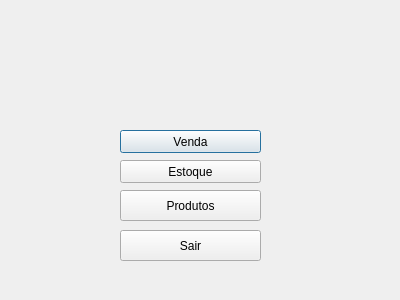
<?xml version="1.0" encoding="UTF-8"?>
<ui version="4.0">
 <class>gerenciamento</class>
 <widget class="QDialog" name="gerenciamento">
  <property name="geometry">
   <rect>
    <x>0</x>
    <y>0</y>
    <width>400</width>
    <height>300</height>
   </rect>
  </property>
  <property name="windowTitle">
   <string>Dialog</string>
  </property>
  <widget class="QPushButton" name="pushButton">
   <property name="geometry">
    <rect>
     <x>120</x>
     <y>130</y>
     <width>141</width>
     <height>23</height>
    </rect>
   </property>
   <property name="text">
    <string>Venda</string>
   </property>
  </widget>
  <widget class="QPushButton" name="pushButton_2">
   <property name="geometry">
    <rect>
     <x>120</x>
     <y>160</y>
     <width>141</width>
     <height>23</height>
    </rect>
   </property>
   <property name="text">
    <string>Estoque</string>
   </property>
  </widget>
  <widget class="QPushButton" name="pushButton_3">
   <property name="geometry">
    <rect>
     <x>120</x>
     <y>190</y>
     <width>141</width>
     <height>31</height>
    </rect>
   </property>
   <property name="text">
    <string>Produtos</string>
   </property>
  </widget>
  <widget class="QPushButton" name="pushButton_4">
   <property name="geometry">
    <rect>
     <x>120</x>
     <y>230</y>
     <width>141</width>
     <height>31</height>
    </rect>
   </property>
   <property name="text">
    <string>Sair</string>
   </property>
  </widget>
 </widget>
 <resources/>
 <connections/>
</ui>
